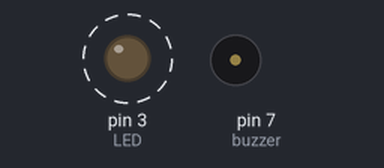
Simulated run of this sketch. Board: Arduino Uno, built with avr-gcc and run on an emulated ATmega328P. Parts: output pins drawn as LEDs (lit = HIGH), buzzer (waves = sounding). Dashed ring = blinking.

Above: at 0.5 s.
Timing chart, 0 to 5.1 s (numbered marks = the images above):
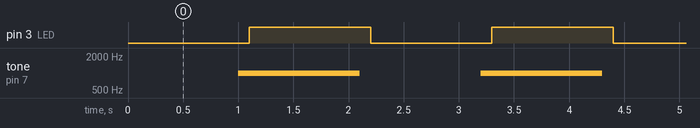

Measured:
- by itself, pin 3 (LED): alternates HIGH for 1.1 s and LOW for 1.1 s
- by itself, tone on pin 7 (buzzer): alternates 1000 Hz for 1.1 s and silent for 1.1 s

The sketch:

led_and_buzzer.ino
```cpp
// working on arduino uno

int LED = 3;
int buzzer = 7;
void setup() {
  // put your setup code here, to run once:
  pinMode(buzzer, OUTPUT);
  pinMode(LED, OUTPUT);
}

void loop() {
  // put your main code here, to run repeatedly:
  digitalWrite(LED, LOW);
  delay(1000);
  tone(buzzer, 1000);
  delay(100);
  digitalWrite(LED, HIGH);
  delay(1000);
  noTone(buzzer);
  delay(100);
}
```
